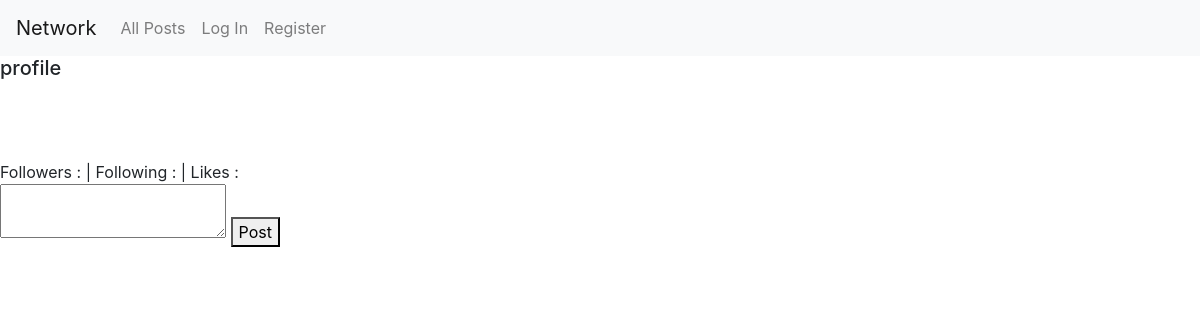
The app's page /, older data.
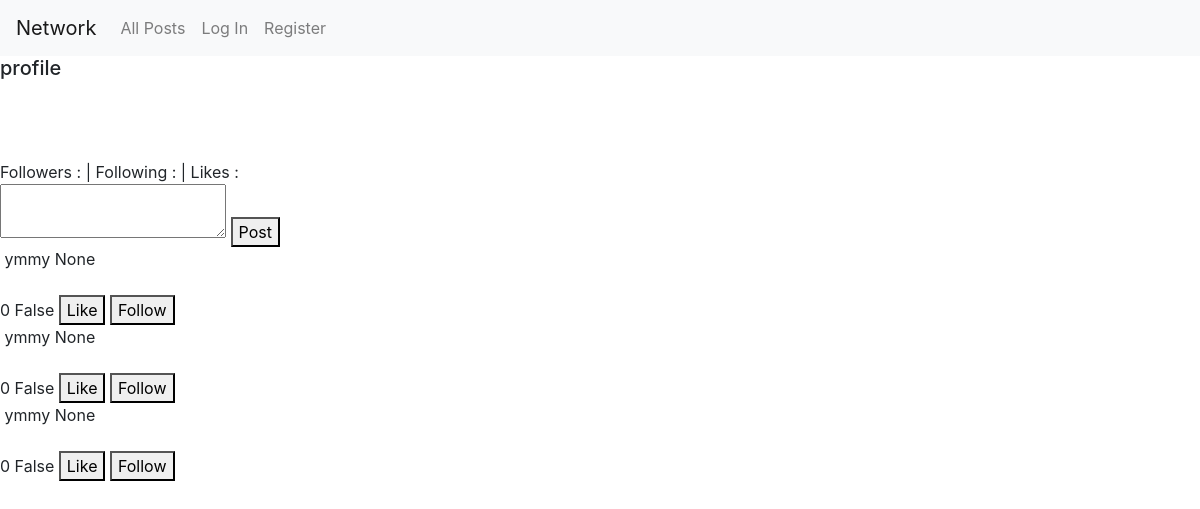
The same page, newer data.
### network/models.py (models this page shows)
class Post(models.Model):
    username = models.ForeignKey("User", on_delete=models.CASCADE, related_name="user")
    likes = models.PositiveSmallIntegerField(default=0, blank=True, null=True)
    body = models.TextField(blank=True)
    timestamp = models.DateTimeField(auto_now_add=True)
    liked = models.BooleanField(default=False)

class User(AbstractUser):
    avatar = models.TextField(default="avatar_bucket.png")
    following = models.PositiveSmallIntegerField(default=0, blank=True, null=True)
    followers = models.PositiveSmallIntegerField(default=0, blank=True, null=True)
    likes = models.PositiveSmallIntegerField(default=0, blank=True, null=True)
    pass

### network/views.py (the view)
# urls.py: path("", views.index, name="index"),
def index(request):
    posts = Post.objects.all()
    users = User.objects.all()
    return render(request, "network/index.html", {'posts': posts, "users": users})

### network/templates/network/index.html (shortened to what this page needs)
{% extends "network/layout.html" %}
{% block body %}
<section>
    <h5>profile</h5>
    <img width="50px" src="../../static/network/img/avatars/{{ user.avatar }}" alt=""> <br>
    {{ user.username }} <br>
    {{ user.email }} <br>
    Followers : {{ user.followers}} | Following : {{ user.following }} | Likes : {{ user.likes }}<br>
</section>
    <form>
        <textarea id="textarea"></textarea>
        <button id="new_post" type="submit">Post</button>
    </form>
    <div class="posts">
        {% for post in posts %}
                {{ post.username }}
            {{ post.timestamp }}
            <br>
            <br>
            {{ post.likes }}
            {{ post.liked }}
            <button>Like</button>
            <button>Follow</button>
            <br>
        {% endfor %}
    </div>
{% endblock %}

### network/templates/network/layout.html (shortened to what this page needs)
{% load static %}
<!DOCTYPE html>
<html lang="en">
    <head>
        <link rel="stylesheet" href="https://stackpath.bootstrapcdn.com/bootstrap/4.4.1/css/bootstrap.min.css">
        <link href="{% static 'network/styles.css' %}" rel="stylesheet">
    </head>
    <body>
        <nav class="navbar navbar-expand-lg navbar-light bg-light">
            <a class="navbar-brand" href="#">Network</a>
            <div>
              <ul class="navbar-nav mr-auto">
                <li class="nav-item">
                  <a id="all_posts"class="nav-link" href="{% url 'index' %}">All Posts</a>
                </li>
                {% if user.is_authenticated %}
                    <li class="nav-item">
                        <a class="nav-link" href="#">Following</a>
                    </li>
                    <li class="nav-item">
                        <a class="nav-link" href="{% url 'logout' %}">Log Out</a>
                    </li>
                {% else %}
                    <li class="nav-item">
                        <a class="nav-link" href="{% url 'login' %}">Log In</a>
                    </li>
                    <li class="nav-item">
                        <a class="nav-link" href="{% url 'register' %}">Register</a>
                    </li>
                {% endif %}
              </ul>
            </div>
          </nav>
        <div class="body">
            {% block body %}
            {% endblock %}
        </div>
    </body>
</html>

Row changes from the older to the newer data that the page shows:
added Post: username "ymmy", timestamp "None", likes "0", liked "False"
added Post: username "ymmy", timestamp "None", likes "0", liked "False"
added Post: username "ymmy", timestamp "None", likes "0", liked "False"
